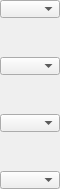
    <widget class="PyDMFrame" name="composite_1">
      <property name="geometry">
        <rect>
          <x>957</x>
          <y>96</y>
          <width>60</width>
          <height>189</height>
        </rect>
      </property>
      <widget class="PyDMEnumComboBox" name="menu_12">
        <property name="geometry">
          <rect>
            <x>0</x>
            <y>0</y>
            <width>60</width>
            <height>18</height>
          </rect>
        </property>
        <property name="toolTip">
          <string>${P}${R1}ReverseZ</string>
        </property>
        <property name="channel" stdset="0">
          <string>ca://${P}${R1}ReverseZ</string>
        </property>
        <property name="font" stdset="0">
          <font>
            <pointsize>10</pointsize>
          </font>
        </property>
        <property name="styleSheet">
          <string notr="true">PyDMEnumComboBox#menu_12 {
  color: rgb(0, 0, 0);
  background-color: rgb(115, 223, 255);
  }</string>
        </property>
      </widget>
      <widget class="PyDMEnumComboBox" name="menu_13">
        <property name="geometry">
          <rect>
            <x>0</x>
            <y>57</y>
            <width>60</width>
            <height>18</height>
          </rect>
        </property>
        <property name="toolTip">
          <string>${P}${R2}ReverseZ</string>
        </property>
        <property name="channel" stdset="0">
          <string>ca://${P}${R2}ReverseZ</string>
        </property>
        <property name="font" stdset="0">
          <font>
            <pointsize>10</pointsize>
          </font>
        </property>
        <property name="styleSheet">
          <string notr="true">PyDMEnumComboBox#menu_13 {
  color: rgb(0, 0, 0);
  background-color: rgb(115, 223, 255);
  }</string>
        </property>
      </widget>
      <widget class="PyDMEnumComboBox" name="menu_14">
        <property name="geometry">
          <rect>
            <x>0</x>
            <y>114</y>
            <width>60</width>
            <height>18</height>
          </rect>
        </property>
        <property name="toolTip">
          <string>${P}${R3}ReverseZ</string>
        </property>
        <property name="channel" stdset="0">
          <string>ca://${P}${R3}ReverseZ</string>
        </property>
        <property name="font" stdset="0">
          <font>
            <pointsize>10</pointsize>
          </font>
        </property>
        <property name="styleSheet">
          <string notr="true">PyDMEnumComboBox#menu_14 {
  color: rgb(0, 0, 0);
  background-color: rgb(115, 223, 255);
  }</string>
        </property>
      </widget>
      <widget class="PyDMEnumComboBox" name="menu_15">
        <property name="geometry">
          <rect>
            <x>0</x>
            <y>171</y>
            <width>60</width>
            <height>18</height>
          </rect>
        </property>
        <property name="toolTip">
          <string>${P}${R4}ReverseZ</string>
        </property>
        <property name="channel" stdset="0">
          <string>ca://${P}${R4}ReverseZ</string>
        </property>
        <property name="font" stdset="0">
          <font>
            <pointsize>10</pointsize>
          </font>
        </property>
        <property name="styleSheet">
          <string notr="true">PyDMEnumComboBox#menu_15 {
  color: rgb(0, 0, 0);
  background-color: rgb(115, 223, 255);
  }</string>
        </property>
      </widget>
    </widget>
